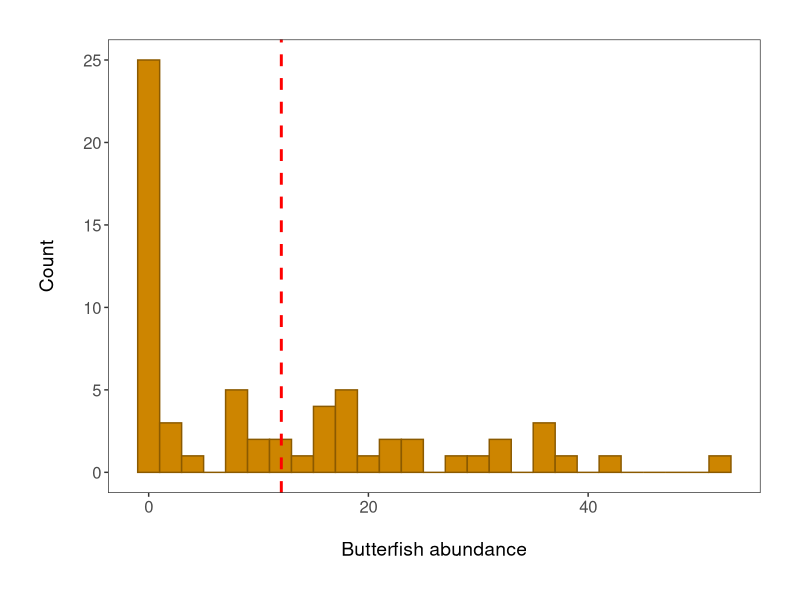
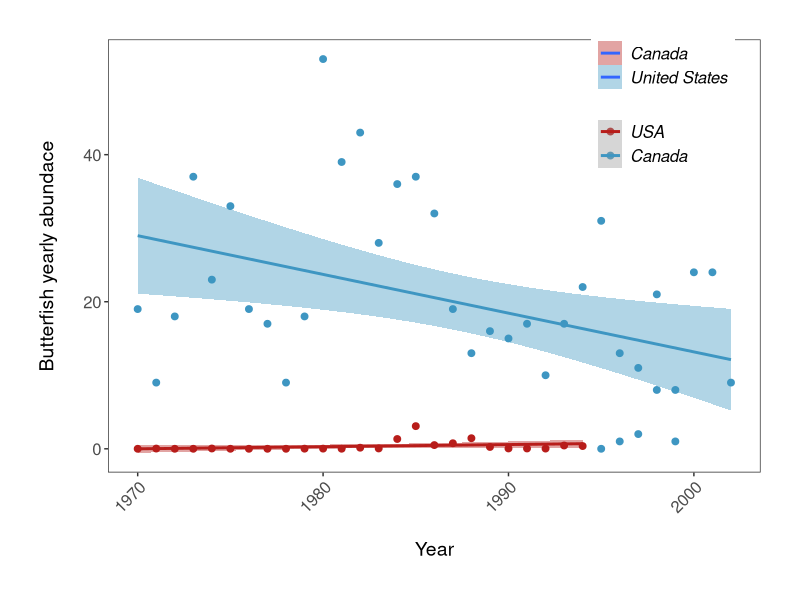
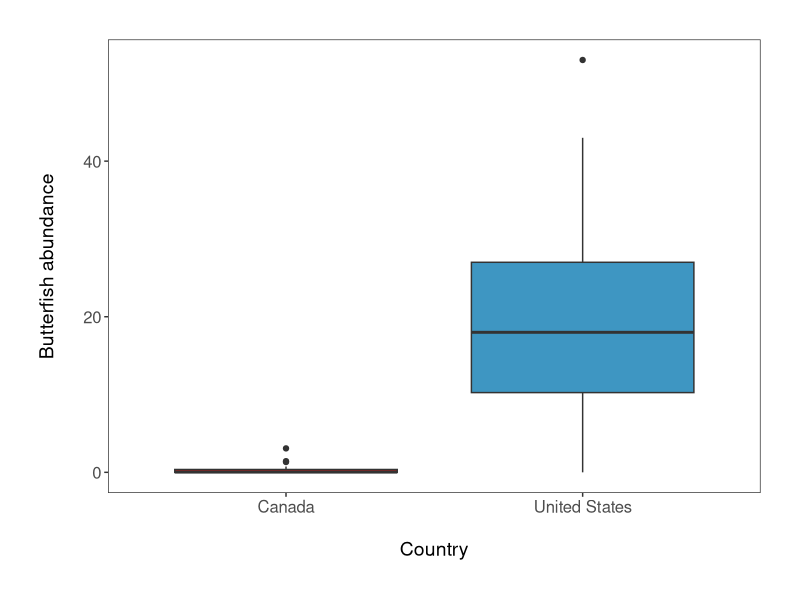
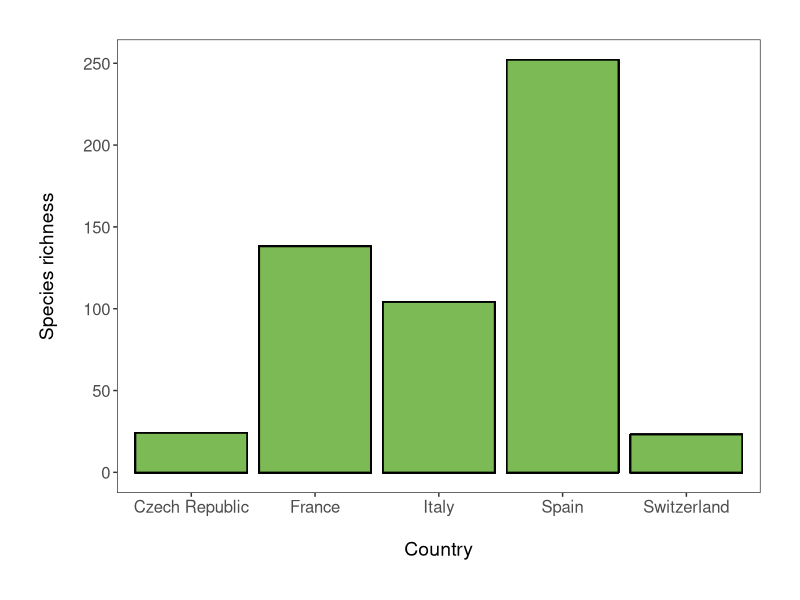
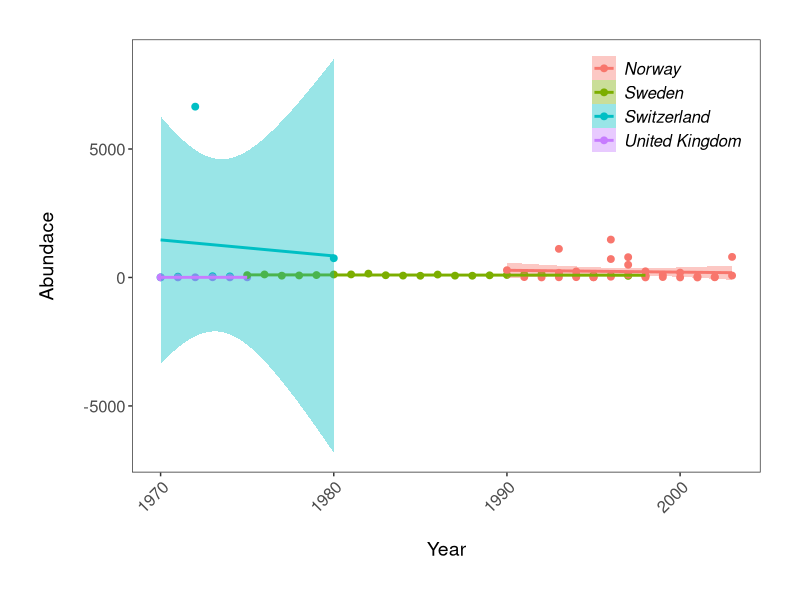
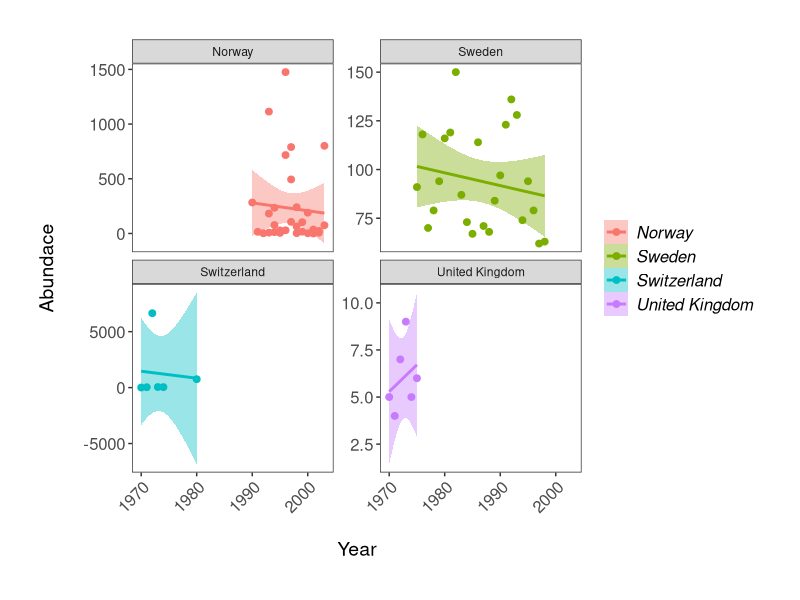
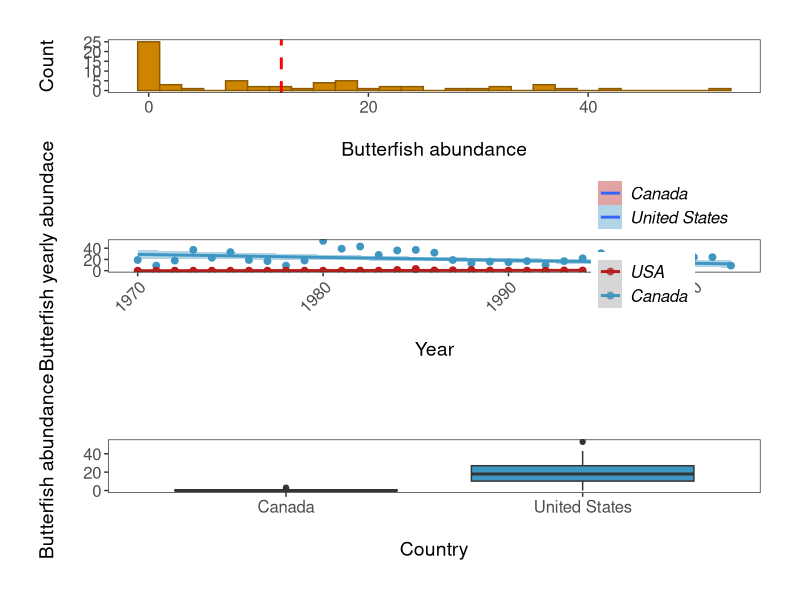
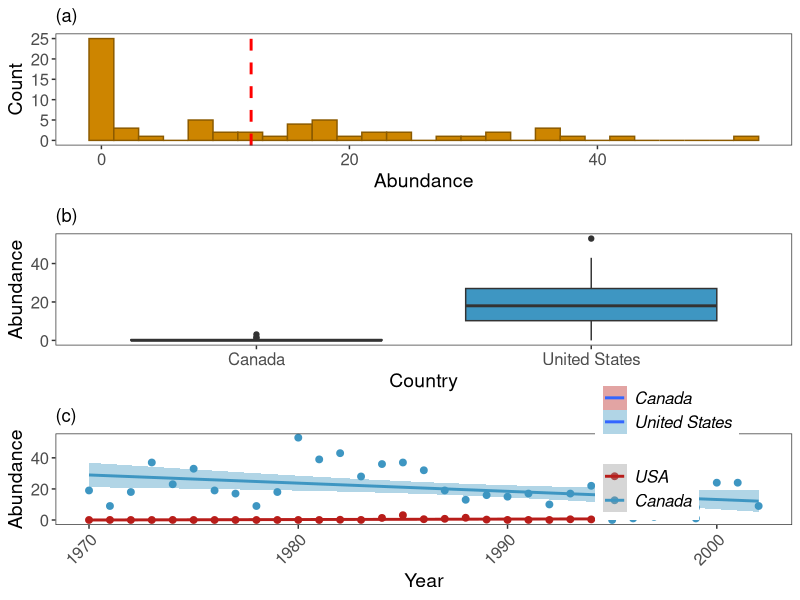

Write R code to recreate these figures, in order.
##%######################################################%##
#                                                          #
####                DATA VISUALISATION 1                ####
####              Course by our coding club             ####
####      Using ggplot2 to communicate your results     ####
####                      3.8.2024                      ####
#                                                          #
##%######################################################%##

# Set the working directory ----
setwd('C:/Users/pavla/OneDrive/Documents/GitHub/R-course/CC_course_stream1-master/06_Data_vis_1')

# Used libraries
library(tidyr)
library(dplyr)
library(ggplot2)
library(readr)
library(gridExtra)

# Custom functions
theme.histogram <- function(){
  theme_bw()+
    theme(axis.text = element_text(size = 12),                          # Changing font size of axis labels and title
          axis.title.x = element_text(size = 14, face = "plain"),       # face="plain" is the default, you can change it to italic, bold, etc. 
          axis.title.y = element_text(size = 14, face = "plain"),
          panel.grid = element_blank(),                                 # Removing the grey grid lines
          plot.margin = unit(c(1,1,1,1), units = , "cm"))
}

theme.scatter <- function(){
  theme_bw()+
    theme(axis.text.x = element_text(size = 12, angle = 45, vjust = 1, hjust = 1),     # making the years at a bit of an angle
          axis.text.y = element_text(size = 12),
          axis.title = element_text(size = 14, face = "plain"),                        
          panel.grid = element_blank(),                                   # Removing the background grid lines               
          plot.margin = unit(c(1,1,1,1), units = , "cm"),                 # Adding a 1cm margin around the plot
          legend.text = element_text(size = 12, face = "italic"),         # Setting the font for the legend text
          legend.title = element_blank(),                                 # Removing the legend title
          legend.position = c(0.85, 0.85))                                 # Setting legend position - 0 is left/bottom, 1 is top/right
}

theme.scatter2 <- function(){
  theme_bw()+
    theme(axis.text.x = element_text(size = 12, angle = 45, vjust = 1, hjust = 1),     # making the years at a bit of an angle
          axis.text.y = element_text(size = 12),
          axis.title = element_text(size = 14, face = "plain"),                        
          panel.grid = element_blank(),                                   # Removing the background grid lines               
          plot.margin = unit(c(1,1,1,1), units = , "cm"),                 # Adding a 1cm margin around the plot
          legend.text = element_text(size = 12, face = "italic"),         # Setting the font for the legend text
          legend.title = element_blank(),                                 # Removing the legend title
          legend.position = "right")                                 # Setting legend position - 0 is left/bottom, 1 is top/right
}

theme.boxplot <- function(){
  theme_bw()+
    theme(axis.text = element_text(size = 12),
          axis.title = element_text(size = 14, face = "plain"),                     
          panel.grid = element_blank(),                                 # Removing the background grid lines               
          plot.margin = unit(c(1,1,1,1), units = , "cm"),               # Adding a margin
          legend.position = "none")                                    # Removing legend - not needed with only 2 factors
}

# Importing and cleaning data
LPI <- read.csv('LPIdata_CC.csv')
head(LPI)
str(LPI)
dim(LPI)

# Convert from wide format to long format
LPI_long <- gather(LPI, "year", "abundance", 9:53)

LPI_long$year <- parse_number(LPI_long$year)

str(LPI_long)
LPI_long$abundance <- as.numeric(LPI_long$abundance)

# Choose one specie to focus on
unique(LPI_long$Common.Name)
butterfish <- LPI_long %>%
  filter(Common.Name == "Butterfish")

butterfish <- na.omit(butterfish)

# Plot the abundance distribution ----
# Using histogram
(butterfish_histogram <- ggplot(butterfish, aes(x = abundance))+
  geom_histogram(binwidth = 2, colour = "#8B5A00", fill = "#CD8500")+
   geom_vline(aes(xintercept = mean(abundance)),
              colour = "red", linetype = "dashed", linewidth = 1)+
   ylab("Count\n")+
   xlab("\nButterfish abundance")+
   theme.histogram())

# Scatter plot to examine change in abundance over time ----

(butterfish_scatter <- ggplot(butterfish, aes(x = year, y = abundance, colour = Country.list)) +
    geom_point(size = 2) +
    geom_smooth(method = "lm", aes(fill = Country.list)) +
    scale_fill_manual(values = c("#B81D1A", "#3E96C2")) +
    scale_colour_manual(values = c("#B81D1A", "#3E96C2"),
                        labels = c("USA", "Canada")) +
    ylab("Butterfish yearly abundace\n") +
    xlab("\nYear")+
    theme.scatter())

# Box plot to examine whether butterfish abundance differs between USA and Canada ----

(butterfish_boxplot <- ggplot(data = butterfish, aes(x = Country.list, y = abundance)) +
   geom_boxplot(aes(fill = Country.list)) +
   scale_fill_manual(values = c("#B81D1A", "#3E96C2")) +
   scale_colour_manual(values = c("#B81D1A", "#3E96C2")) +
   ylab("Butterfish abundance\n")+
   xlab("\nCountry")+
   theme.boxplot())

# Use barplot to compare species richness of a few European countries

# Create a new column based on how many unique species are in a country
richness <- LPI_long %>%
  filter(Country.list %in% c("France", "Italy", "Spain", "Switzerland", "Czech Republic")) %>%
  group_by(Country.list) %>%
  mutate(richness = (length(unique(Common.Name))))

head(richness)

(richness_barplot <- ggplot(data = richness, aes(x = Country.list, y = richness))+
    geom_bar(position = position_dodge(), stat = "identity", colour = "black", fill = "#7CBA55")+
    ylab("Species richness\n")+
    xlab("\nCountry")+
    theme.boxplot())

# Using facets and creating panels ----

tit <- LPI_long %>%
  filter(Common.Name == "Coal tit") %>%
  na.omit()


(tit_all <- ggplot(data = tit, aes(x = year, y = abundance, colour = Country.list))+
    geom_point(size = 2)+
    geom_smooth(method = "lm", aes(fill = Country.list))+
    ylab("Abundace\n")+
    xlab("\nYear")+
    theme.scatter())
# too cluttered!


(tit_facet <- ggplot(data = tit, aes(x = year, y = abundance, colour = Country.list)) +
    geom_point(size = 2) +
    geom_smooth(method = "lm", aes(fill = Country.list)) +
    facet_wrap(~ Country.list, scales = "free_y") +                      # THIS LINE CREATES THE FACETTING
    ylab("Abundace\n") +
    xlab("\nYear") +
    theme.scatter2())

# Arranging multiple figures together to create a panel

grid.arrange(butterfish_histogram, butterfish_scatter, butterfish_boxplot, ncol = 1)

# This doesn't look right - the graphs are too stretched, the legend and text are all messed up, the white margins are too big

# Fixing the problems - adding ylab() again overrides the previous settings

(panel <- grid.arrange(
  butterfish_histogram + ggtitle("(a)") + ylab("Count") + xlab("Abundance") +   # adding labels to the different plots
    theme(plot.margin = unit(c(0.2, 0.2, 0.2, 0.2), units = , "cm")),
  
  butterfish_boxplot + ggtitle("(b)") + ylab("Abundance") + xlab("Country") +
    theme(plot.margin = unit(c(0.2, 0.2, 0.2, 0.2), units = , "cm")),
  
  butterfish_scatter + ggtitle("(c)") + ylab("Abundance") + xlab("Year") +
    theme(plot.margin = unit(c(0.2, 0.2, 0.2, 0.2), units = , "cm")) +
    theme(legend.text = element_text(size = 12, face = "italic"),     
          legend.title = element_blank(),                                   
          legend.position = c(0.83, 0.83)), # changing the legend position so that it fits within the panel
  
  ncol = 1)) # ncol determines how many columns you have

ggsave(panel, filename = "butterfish_plots.png", width = 2500, height = 5500, units = "px")
